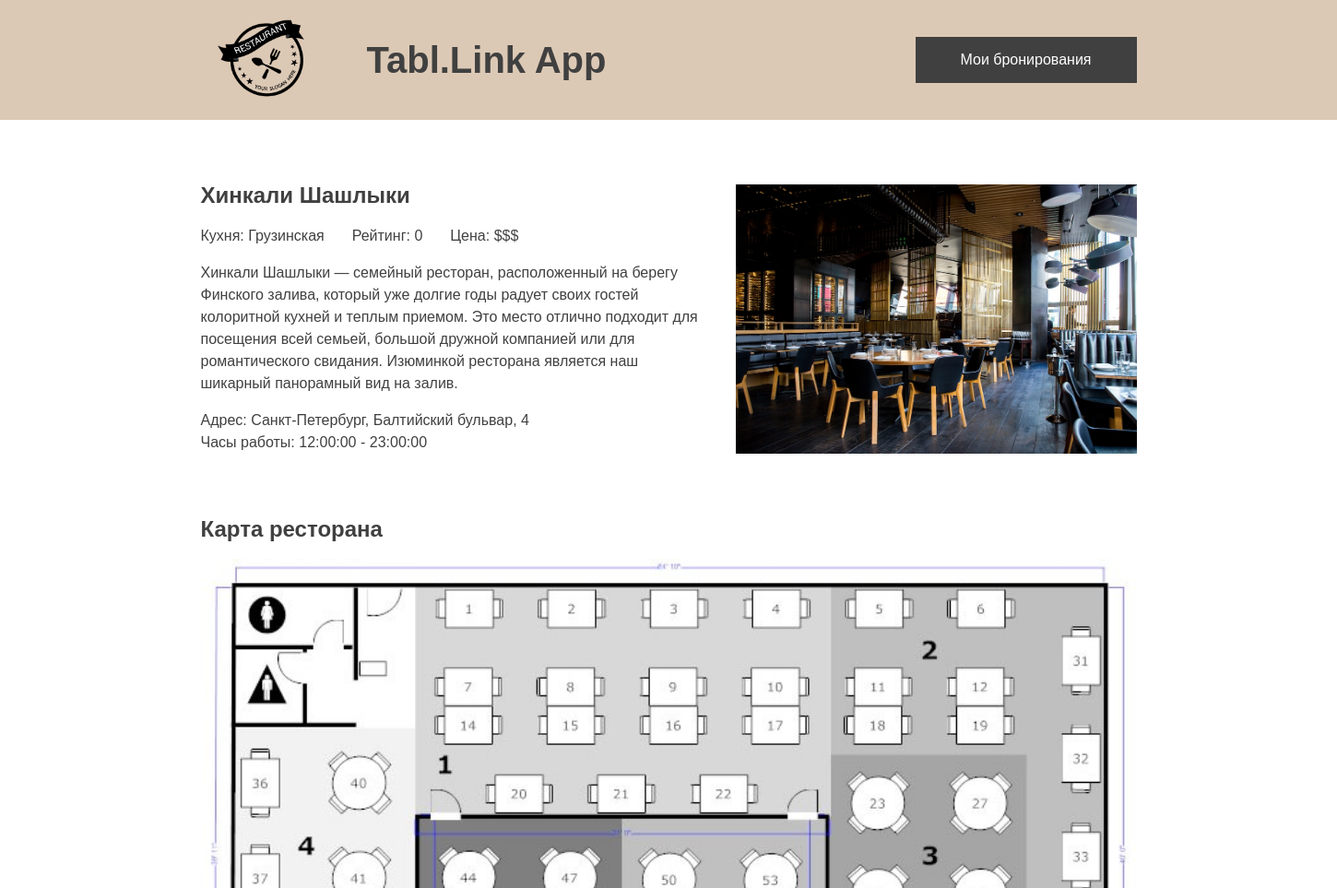
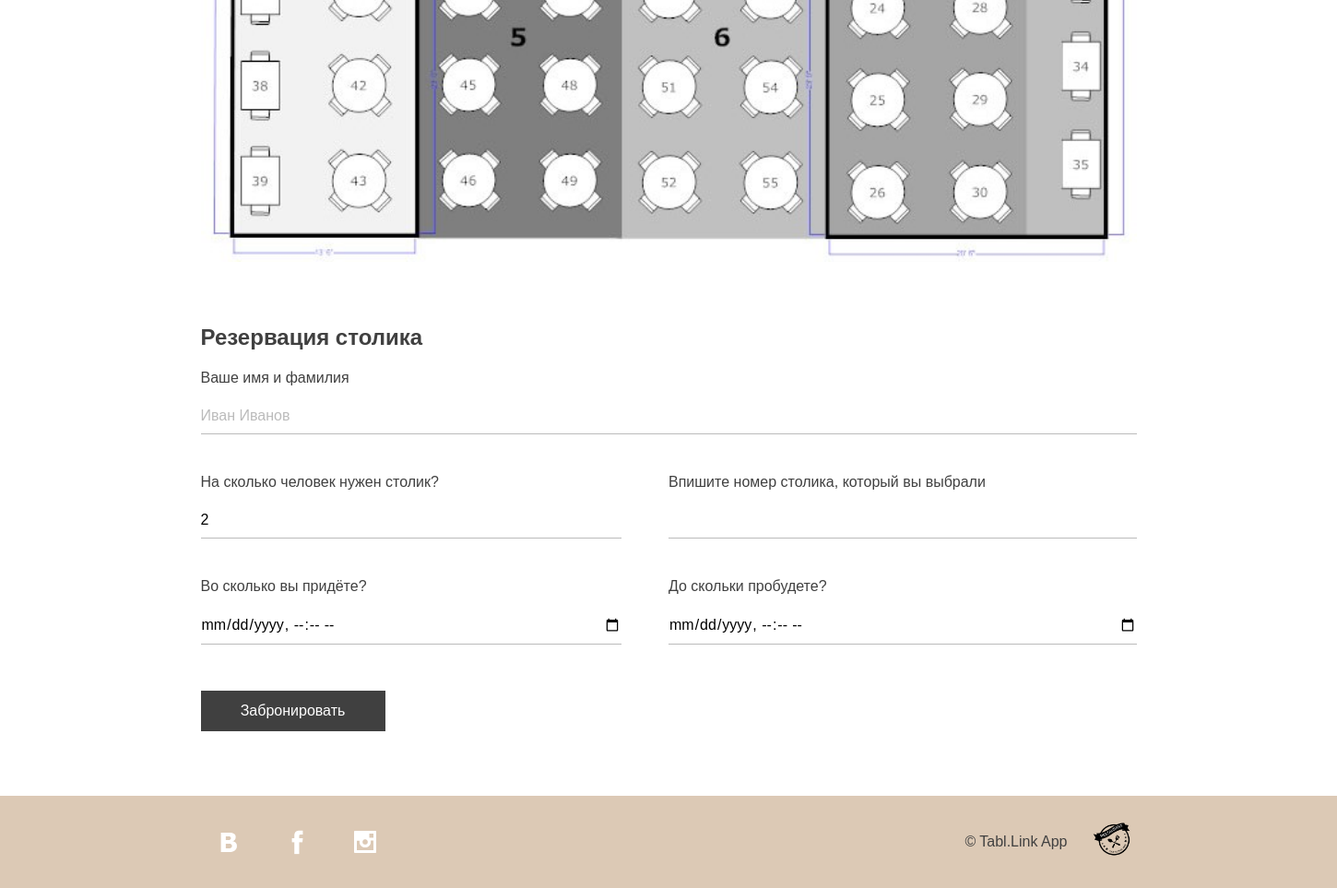
Screenshot of /restaurant.php?id=1 with the database file from the repository (2 pictures, top to bottom).
### tables this page shows
CREATE TABLE IF NOT EXISTS `restaurants` (
  `id_restaurant` int(5) NOT NULL AUTO_INCREMENT,
  `id_account` int(5) NOT NULL,
  `r_name` varchar(50) NOT NULL,
  `description` varchar(500) NOT NULL,
  `address` varchar(200) NOT NULL,
  `price_category` enum('$','$$','$$$','$$$$','$$$$$') NOT NULL,
  `cuisine` enum('Итальянская','Японская','Европейская','Грузинская','Русская','Греческая','Китайская','Корейская') NOT NULL,
  `rating` float NOT NULL,
  `photo` blob NOT NULL,
  `opening_time` time NOT NULL,
  `closing_time` time NOT NULL,
  `ads_date` date DEFAULT NULL,
  PRIMARY KEY (`id_restaurant`,`id_account`),
  KEY `id_account` (`id_account`)
);

### components/restaurant_description.php (the view)
<div class="restaurant-page">
    <div class="container">
        <div class="restaurant-main-content">
            <div class="restaurant-description">
                <h2 class="section-title"><?= $rest[0]['r_name'] ?></h2>
                <div class="restaurant-attributes">
                    <p class="restaurant-cuisine">Кухня: <?= $rest[0]['cuisine'] ?></p>
                    <p class="restaurant-rating">Рейтинг: <?= $rest[0]['rating'] ?></p>
                    <p class="restaurant-price">Цена: <?= $rest[0]['price_category'] ?></p>
                </div>
                <p><?= $rest[0]['description'] ?></p>
                <div class="restaurant-attributes">
                    <p class="restaurant-address">Адрес: <?= $rest[0]['address'] ?></p>
                </div>
                <div class="restaurant-attributes">
                    <p class="restaurant-timetable">Часы работы: <?= $rest[0]['opening_time'] ?> - <?= $rest[0]['closing_time'] ?></p>
                </div>
            </div>
            <img src="img/restaurant-photo.jpg" alt="Фото ресторана" class="restaurant-photo">
        </div>
        <div class="restaraunt-map">
            <h2 class="section-title">Карта ресторана</h2>
            <div class="restaraunt-map-img"><img src="img/restaurant-floor-plan.jpg" alt="Floor plan"></div>
        </div>
    </div>
</div>

### style.css (style rules this page uses)
body { min-width: 1440px; margin: 0; padding: 0; font-size: 16px; line-height: 24px; font-family: "Montserrat", Arial, Helvetica, sans-serif; color: #404040; background-color: white; min-height: 100vh; display: flex; flex-direction: column; }
.container { min-width: 100%; margin: 0; padding: 0; }
.restaurant-attributes { display: flex; }
.restaurant-attributes p { margin: 0 30px 0 0; font-weight: 500; }
.restaurant-main-content { display: flex; margin-bottom: 70px; }
.restaurant-description { margin: 50px 30px 0 15%; }
.restaurant-photo { margin: 70px 15% 0 0; width: 30%; object-fit: cover; object-position: center; }
.reservation-main-content, .restaraunt-map { margin: 0 15% 70px; }
.restaraunt-map-img { display: flex; justify-content: center; }
.restaraunt-map-img img { width: 100%; }

### rows the page displays
restaurants: r_name "Хинкали Шашлыки", cuisine "Грузинская", rating "0", price_category "$$$", description "Хинкали Шашлыки — семейный ресторан, расположенный на берегу Финского залива, который уже долгие годы радует своих гостей колоритной кухней и теплым приемом. Это место отлично подходит для посещения всей семьей, большой дружной компанией или для романтического свидания. Изюминкой ресторана является наш шикарный панорамный вид на залив.", address "Санкт-Петербург, Балтийский бульвар, 4", opening_time "12:00:00", closing_time "23:00:00"
